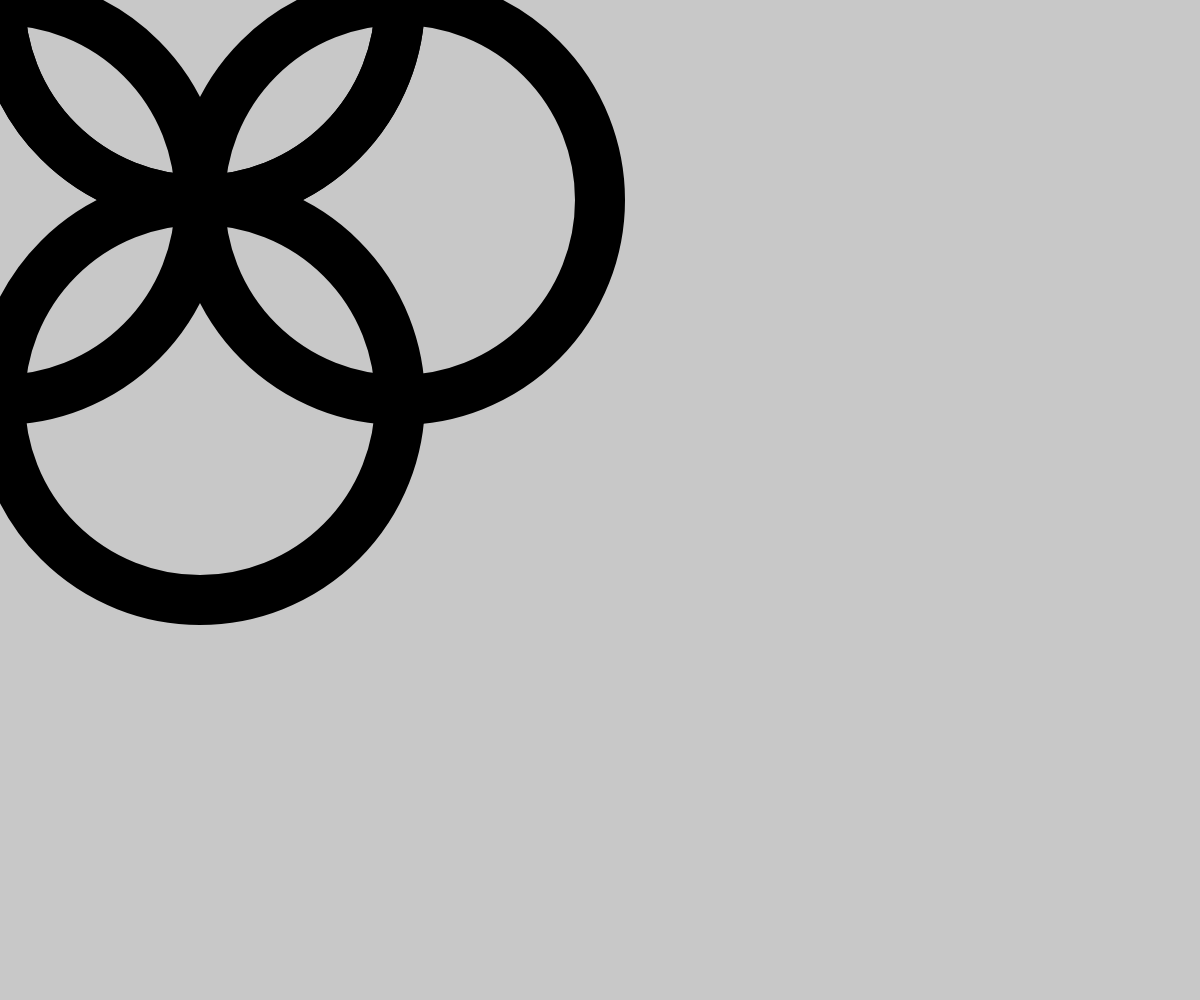
Frame 1 (no input)
Frame 60 (no input): identical to frame 1, image omitted
Frame 120 (the mouse pressed at the canvas centre since frame 60): identical to frame 1, image omitted

The p5.js sketch that drew this single still picture (run headless with seeded random() and noise() and a simulated clock; from frame 60 on, the mouse is pressed at the canvas centre):

// p5.js sketch
// ── sketch.js
function setup() {
  createCanvas(windowWidth, windowHeight)
}

function draw() {
  background(200, 200, 200)
  noFill()
  strokeWeight(50)
  circle(0, 200, 400,)
    circle(200, 0, 400,)
    circle(200, 0, 400,)
    circle(400, 200, 400,)
    circle(200, 400, 400,)

  
}

function windowResized() {
  resizeCanvas(windowWidth, windowHeight)
}

// ── sketch copy.js
function setup() {
  createCanvas(windowWidth, windowHeight)
}

let x = 100
let y = 100


function draw() {
  background(255, 255, 255)
fill(0, 0, 0)
for (let y = 0; y < height; y += 30) {
  for (let x = 0; x < width; x += 30) {
    rect  (x, y, 25);
    circle (width /2, height / 2 , 500);
  }
}
}
